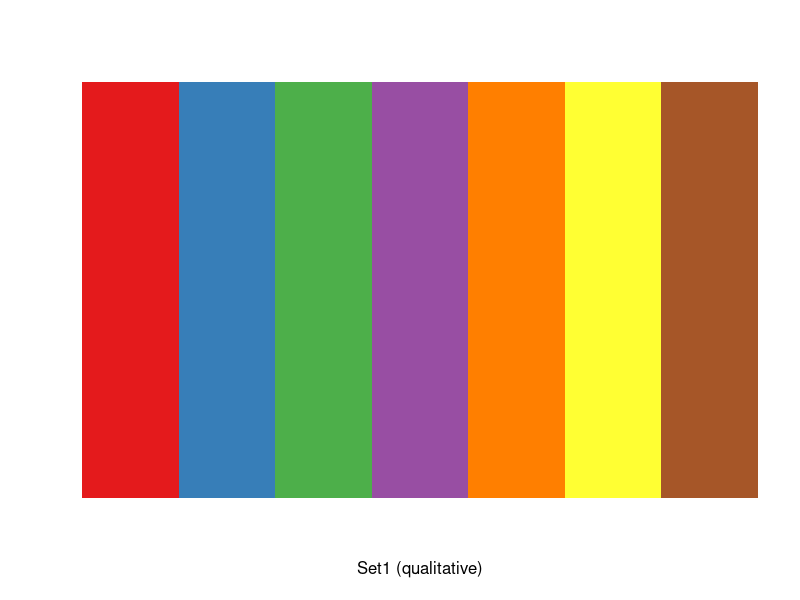
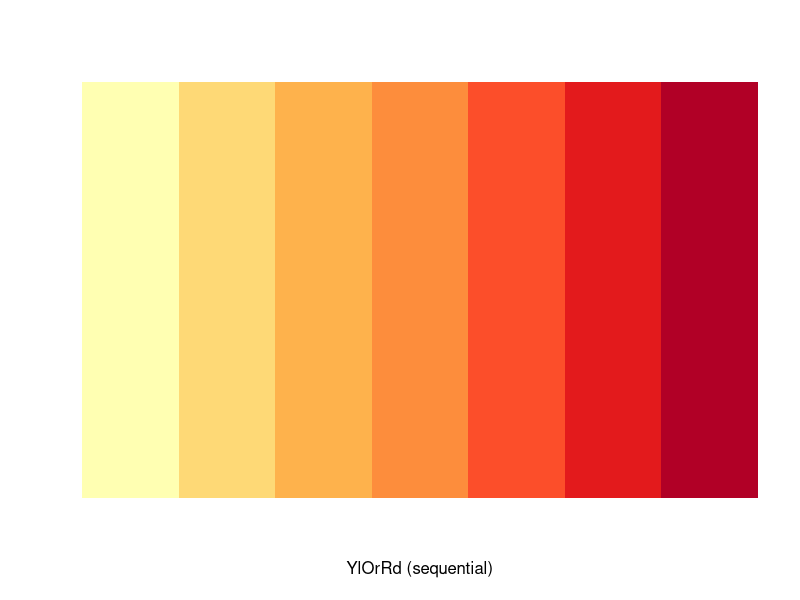
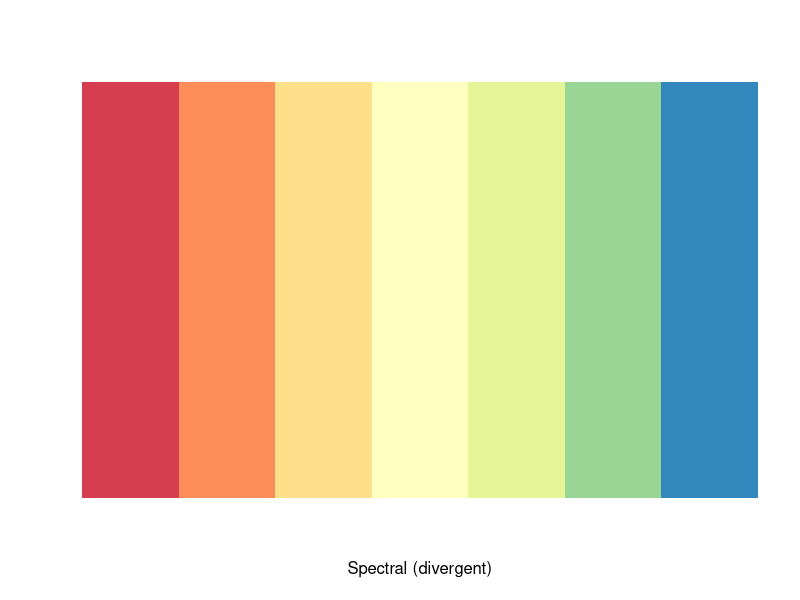
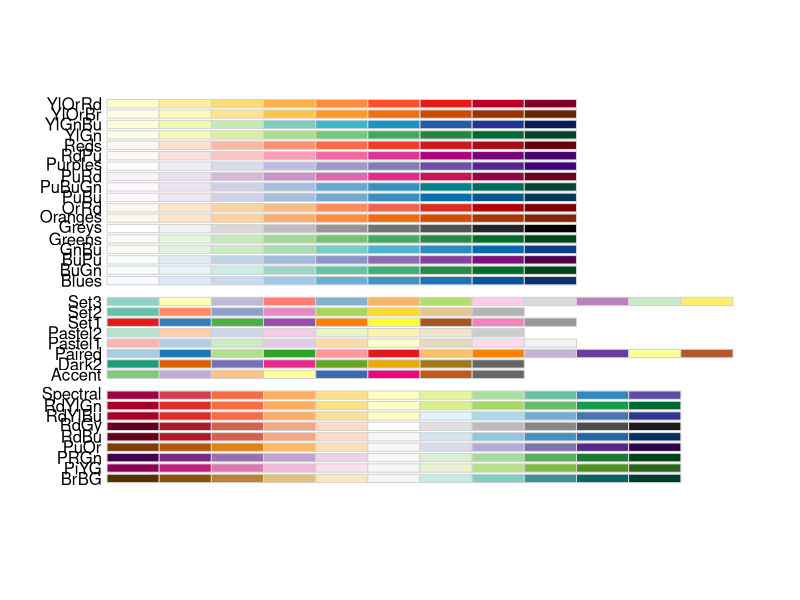
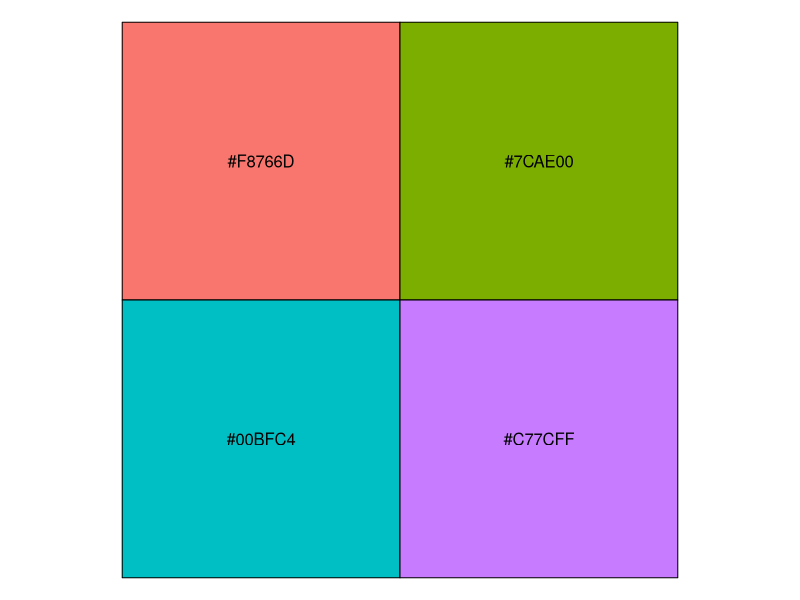
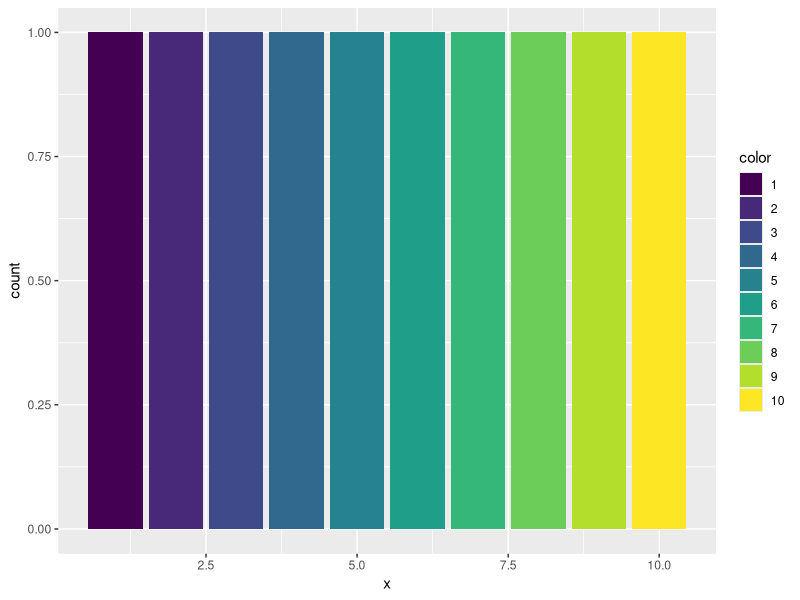
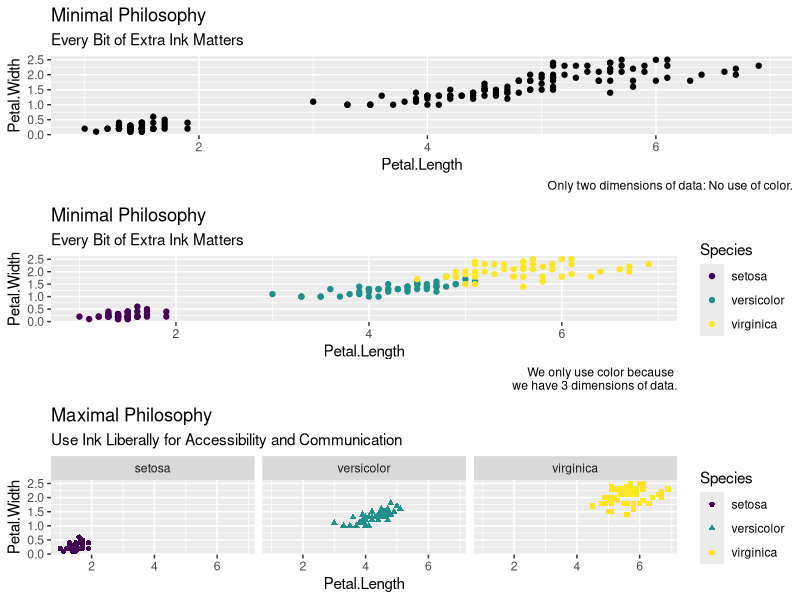

Source code (R) for these figures, in order:
## ---- chunk 1

knitr::opts_chunk$set(echo = TRUE,
                      warning = FALSE,
                      message = FALSE)

library(ggplot2)

library(dplyr)

library(cowplot)

## ---- chunk 2

library(RColorBrewer)

## ---- chunk 3

display.brewer.pal(7,"Set1") # qualitative

## ---- chunk 4

display.brewer.pal(7,"YlOrRd") # sequential

## ---- chunk 5

display.brewer.pal(7,"Spectral") # diverging

## ---- chunk 6

display.brewer.all() # all palettes

## ---- chunk 7

library(scales)

show_col(hue_pal()(4))

## ---- chunk 8

library(ggplot2)

x <- seq(1,10) # sequence 1 to 10

ggplot(data = NULL, 
       aes(x = x,
           fill = factor(x))) + 
  geom_bar() + 
  scale_fill_viridis_d(name = "color")

## ---- chunk 9

data(iris) # iris data set

names(iris) # dimensions of the data

p0<- ggplot(iris,
       aes(x = Petal.Length,
           y = Petal.Width)) +
  geom_point() + 
  labs(title = "Minimal Philosophy",
       subtitle="Every Bit of Extra Ink Matters",
       caption = "Only two dimensions of data: No use of color.") 

p_minimal <- ggplot(iris,
       aes(x = Petal.Length,
           y = Petal.Width,
           color = Species)) +
  geom_point() + 
  scale_color_viridis_d() + 
  labs(title = "Minimal Philosophy",
       subtitle="Every Bit of Extra Ink Matters",
       caption = "We only use color because \nwe have 3 dimensions of data.") 

p_maximal <- ggplot(iris,
       aes(x = Petal.Length,
           y = Petal.Width,
           color = Species,
           shape = Species)) +
  geom_point() + 
  scale_color_viridis_d() + 
  labs(title = "Maximal Philosophy",
       subtitle="Use Ink Liberally for Accessibility and Communication") +
  facet_wrap(~Species)

plot_grid(p0, p_minimal, p_maximal, nrow = 3)

